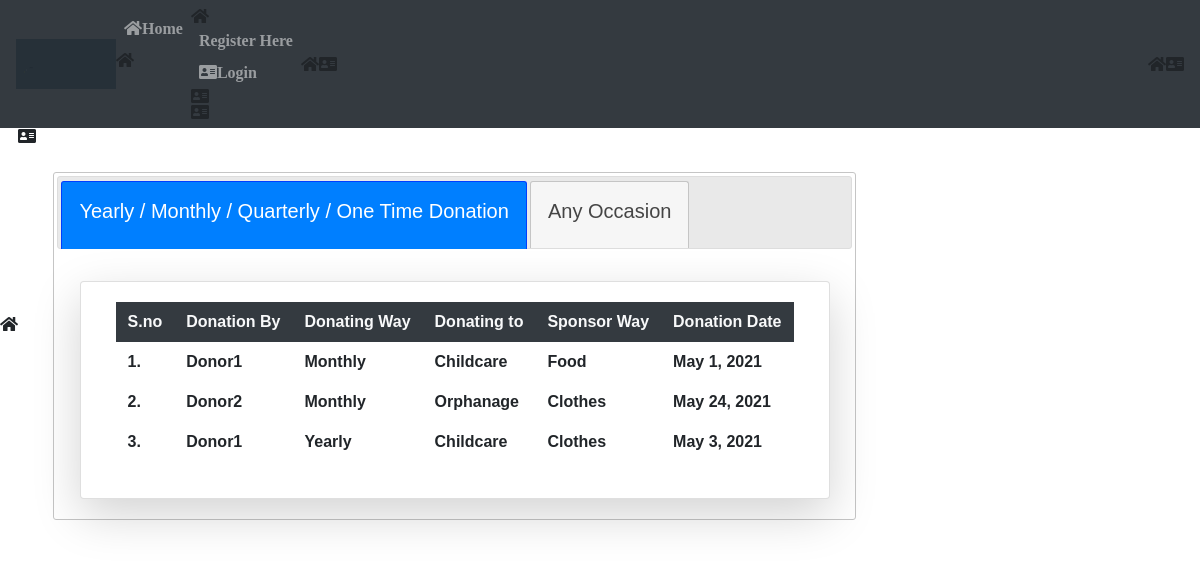
The page /info/ on the database as committed earlier.
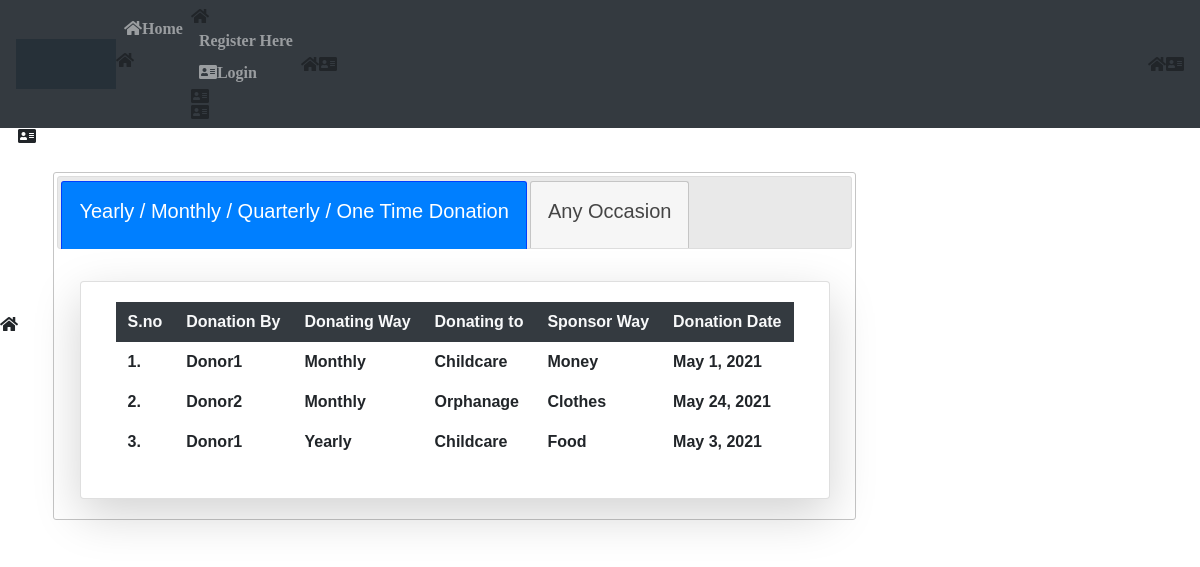
The same page on the database as committed later.
### App/models.py (models this page shows)
class Donate(models.Model):
	d=[('Select',"Select"),('Yearly',"Yearly Once"),('Monthly',"Monthly Once"),('Quarterly',"Quarterly Once"),('One Time',"One time donation")]
	s=[('Select',"Select"),('Food',"Food"),('Clothes',"Clothes"),('Money',"Money")]
	username=models.CharField(max_length=50)
	email=models.EmailField(max_length=50)
	ways_to_donate=models.CharField(max_length=50,choices=d,default='Select')
	donating_to=models.CharField(max_length=50)
	sponsor_way=models.CharField(max_length=50,choices=s,default='Select')
	donating_date=models.DateField()
	uid=models.ForeignKey(User,on_delete=models.CASCADE)

### App/views.py (the view)
# urls.py: path('info/',views.information,name="info"),
def information(request):
	d=Donate.objects.all()
	o=OccDonate.objects.all()
	return render(request,'html/information.html',{'d':d,'o':o})

### App/templates/html/information.html (shortened to what this page needs)
{% extends 'html/base.html' %}
{% block content %}
<div class="container-fluid mt-2">
	<div class="card-body">
		<div id="tabs">
  			<ul>
    			<li><a href="#tab1"class="btn btn col-sm my-2 mx-auto"><h5>Yearly / Monthly / Quarterly / One Time Donation</h5></a></li>
    			<li><a href="#tab2"class="btn btn col-sm my-2 mx-auto"><h5>Any Occasion</h5></a></li>
  			</ul>
  			<div id="tab1">
  				<div class="container-fluid mt-2">
				<div class="row">
  				<div class="card col-md mt-2 shadow-lg">
				<div class="card-body">
				<table class="table table-borderless table-center">
					<tr class="bg-dark text-light text-center">
						<th>S.no</th>
						<th>Donation By</th>
						<th>Donating Way</th>
						<th>Donating to</th>
						<th>Sponsor Way</th>
						<th>Donation Date</th>
					</tr>
            		{% for k in d %}
            		<tr>
            			<td>{{forloop.counter}}.</td>
            			<td>{{k.username}}</td>
            			<td>{{k.ways_to_donate}}</td>
            			<td>{{k.donating_to}}</td>
            			<td>{{k.sponsor_way}}</td>
            			<td>{{k.donating_date}}</td>
            		</tr>
            		{% endfor %}
            	</table>
			</div>
		</div>
	</div>
</div>
</div>
</div>
</div>
</div>
{% endblock %}

Rows that differ between the two databases and show on the page:
changed Donate: sponsor_way "Food" → "Money"
changed Donate "Yearly": sponsor_way "Clothes" → "Food"
